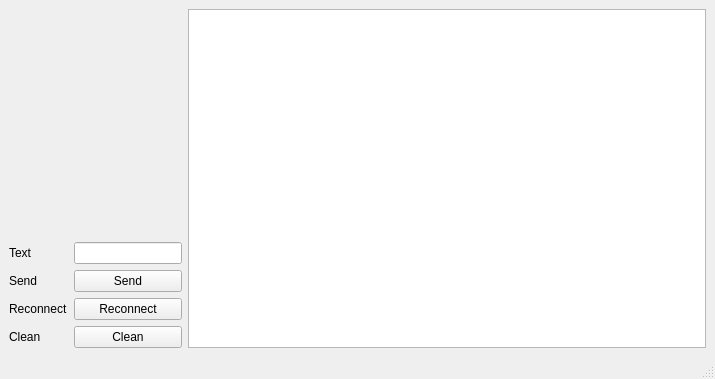
<?xml version="1.0" encoding="UTF-8"?>
<ui version="4.0">
 <class>mqtt_test</class>
 <widget class="QMainWindow" name="mqtt_test">
  <property name="geometry">
   <rect>
    <x>0</x>
    <y>0</y>
    <width>715</width>
    <height>379</height>
   </rect>
  </property>
  <property name="windowTitle">
   <string>mqtt_test</string>
  </property>
  <widget class="QWidget" name="centralwidget">
   <layout class="QGridLayout" name="gridLayout" columnstretch="0,5">
    <item row="0" column="0">
     <spacer name="verticalSpacer">
      <property name="orientation">
       <enum>Qt::Vertical</enum>
      </property>
      <property name="sizeHint" stdset="0">
       <size>
        <width>20</width>
        <height>195</height>
       </size>
      </property>
     </spacer>
    </item>
    <item row="0" column="1" rowspan="2">
     <widget class="QTextEdit" name="textEdit"/>
    </item>
    <item row="1" column="0">
     <layout class="QFormLayout" name="formLayout">
      <item row="0" column="1">
       <widget class="QLineEdit" name="lineEdit"/>
      </item>
      <item row="1" column="1">
       <widget class="QPushButton" name="send_Button">
        <property name="text">
         <string>Send</string>
        </property>
       </widget>
      </item>
      <item row="1" column="0">
       <widget class="QLabel" name="label">
        <property name="text">
         <string>Send</string>
        </property>
       </widget>
      </item>
      <item row="2" column="0">
       <widget class="QLabel" name="label_2">
        <property name="text">
         <string>Reconnect</string>
        </property>
       </widget>
      </item>
      <item row="3" column="0">
       <widget class="QLabel" name="label_3">
        <property name="text">
         <string>Clean</string>
        </property>
       </widget>
      </item>
      <item row="0" column="0">
       <widget class="QLabel" name="label_4">
        <property name="text">
         <string>Text</string>
        </property>
       </widget>
      </item>
      <item row="2" column="1">
       <widget class="QPushButton" name="reconn_Button">
        <property name="text">
         <string>Reconnect</string>
        </property>
       </widget>
      </item>
      <item row="3" column="1">
       <widget class="QPushButton" name="clean_Button">
        <property name="text">
         <string>Clean</string>
        </property>
       </widget>
      </item>
     </layout>
    </item>
   </layout>
  </widget>
  <widget class="QMenuBar" name="menubar">
   <property name="geometry">
    <rect>
     <x>0</x>
     <y>0</y>
     <width>715</width>
     <height>22</height>
    </rect>
   </property>
  </widget>
  <widget class="QStatusBar" name="statusbar"/>
 </widget>
 <resources/>
 <connections/>
</ui>
